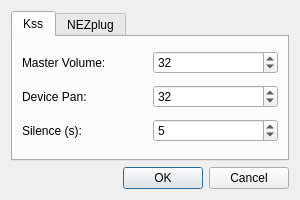
<?xml version="1.0" encoding="UTF-8"?>
<ui version="4.0">
 <class>SettingsDialog</class>
 <widget class="QDialog" name="SettingsDialog">
  <property name="geometry">
   <rect>
    <x>0</x>
    <y>0</y>
    <width>300</width>
    <height>200</height>
   </rect>
  </property>
  <property name="minimumSize">
   <size>
    <width>300</width>
    <height>200</height>
   </size>
  </property>
  <property name="maximumSize">
   <size>
    <width>300</width>
    <height>200</height>
   </size>
  </property>
  <property name="windowTitle">
   <string>XGM Plugin Settings</string>
  </property>
  <layout class="QVBoxLayout" name="verticalLayout">
   <item>
    <widget class="QTabWidget" name="tabWidget">
     <property name="currentIndex">
      <number>0</number>
     </property>
     <widget class="QWidget" name="tab">
      <attribute name="title">
       <string>Kss</string>
      </attribute>
      <layout class="QGridLayout" name="gridLayout">
       <item row="2" column="0">
        <widget class="QLabel" name="label_3">
         <property name="text">
          <string>Silence (s):</string>
         </property>
        </widget>
       </item>
       <item row="0" column="1">
        <widget class="QSpinBox" name="kssMasterVolume">
         <property name="minimum">
          <number>-127</number>
         </property>
         <property name="maximum">
          <number>127</number>
         </property>
         <property name="value">
          <number>32</number>
         </property>
        </widget>
       </item>
       <item row="1" column="1">
        <widget class="QSpinBox" name="kssDevicePan">
         <property name="minimum">
          <number>-127</number>
         </property>
         <property name="maximum">
          <number>127</number>
         </property>
         <property name="value">
          <number>32</number>
         </property>
        </widget>
       </item>
       <item row="0" column="0">
        <widget class="QLabel" name="label_2">
         <property name="text">
          <string>Master Volume:</string>
         </property>
        </widget>
       </item>
       <item row="2" column="1">
        <widget class="QSpinBox" name="kssSilence">
         <property name="minimum">
          <number>0</number>
         </property>
         <property name="maximum">
          <number>30</number>
         </property>
         <property name="value">
          <number>5</number>
         </property>
        </widget>
       </item>
       <item row="1" column="0">
        <widget class="QLabel" name="label">
         <property name="text">
          <string>Device Pan:</string>
         </property>
        </widget>
       </item>
      </layout>
     </widget>
     <widget class="QWidget" name="tab_2">
      <attribute name="title">
       <string>NEZplug</string>
      </attribute>
      <layout class="QGridLayout" name="gridLayout_2">
       <item row="1" column="0">
        <widget class="QLabel" name="label_5">
         <property name="text">
          <string>Gain:</string>
         </property>
        </widget>
       </item>
       <item row="0" column="0">
        <widget class="QLabel" name="label_4">
         <property name="text">
          <string>Filter:</string>
         </property>
        </widget>
       </item>
       <item row="0" column="1">
        <widget class="QComboBox" name="nezFilter">
         <item>
          <property name="text">
           <string>None</string>
          </property>
         </item>
         <item>
          <property name="text">
           <string>LowPass</string>
          </property>
         </item>
         <item>
          <property name="text">
           <string>Weighted</string>
          </property>
         </item>
         <item>
          <property name="text">
           <string>LowPass Weighted</string>
          </property>
         </item>
        </widget>
       </item>
       <item row="2" column="0">
        <spacer name="verticalSpacer_2">
         <property name="orientation">
          <enum>Qt::Vertical</enum>
         </property>
         <property name="sizeHint" stdset="0">
          <size>
           <width>20</width>
           <height>40</height>
          </size>
         </property>
        </spacer>
       </item>
       <item row="1" column="1">
        <widget class="QSpinBox" name="nezGain">
         <property name="minimum">
          <number>1</number>
         </property>
         <property name="maximum">
          <number>8</number>
         </property>
         <property name="value">
          <number>3</number>
         </property>
        </widget>
       </item>
       <item row="0" column="2">
        <spacer name="horizontalSpacer">
         <property name="orientation">
          <enum>Qt::Horizontal</enum>
         </property>
         <property name="sizeHint" stdset="0">
          <size>
           <width>40</width>
           <height>20</height>
          </size>
         </property>
        </spacer>
       </item>
      </layout>
     </widget>
    </widget>
   </item>
   <item>
    <widget class="QDialogButtonBox" name="buttonBox">
     <property name="sizePolicy">
      <sizepolicy hsizetype="Expanding" vsizetype="Fixed">
       <horstretch>0</horstretch>
       <verstretch>0</verstretch>
      </sizepolicy>
     </property>
     <property name="standardButtons">
      <set>QDialogButtonBox::Cancel|QDialogButtonBox::Ok</set>
     </property>
    </widget>
   </item>
  </layout>
 </widget>
 <resources/>
 <connections>
  <connection>
   <sender>buttonBox</sender>
   <signal>accepted()</signal>
   <receiver>SettingsDialog</receiver>
   <slot>accept()</slot>
   <hints>
    <hint type="sourcelabel">
     <x>214</x>
     <y>167</y>
    </hint>
    <hint type="destinationlabel">
     <x>103</x>
     <y>160</y>
    </hint>
   </hints>
  </connection>
  <connection>
   <sender>buttonBox</sender>
   <signal>rejected()</signal>
   <receiver>SettingsDialog</receiver>
   <slot>reject()</slot>
   <hints>
    <hint type="sourcelabel">
     <x>269</x>
     <y>174</y>
    </hint>
    <hint type="destinationlabel">
     <x>148</x>
     <y>169</y>
    </hint>
   </hints>
  </connection>
 </connections>
</ui>
